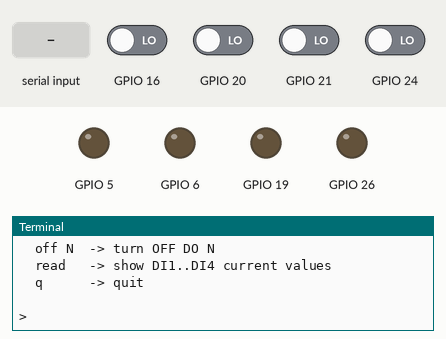
A program run on a simulated Raspberry Pi (BCM pin numbers). Parts: output pins drawn as LEDs (lit = HIGH), the last lines printed to the terminal. The inputs (shaded band) are chosen by the test bench; at power-on: GPIO 16, GPIO 20, GPIO 21, GPIO 24 LOW. The clock reads 2024-03-15 10:24:30 at power-on unless the program sets it; files the program writes start out absent.

Above: at 1.2 s.
1.3 s: "down" typed at the terminal, then Enter
At 2.5 s:
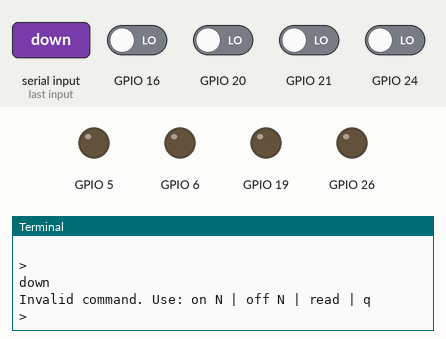
2.8 s: "up" typed at the terminal, then Enter
At 3.9 s:
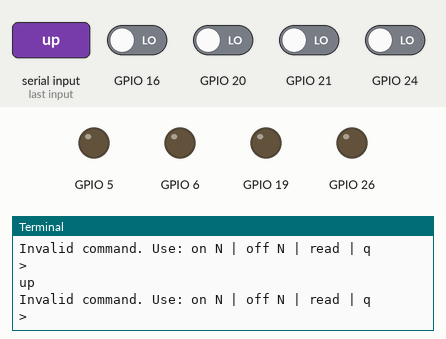
4.3 s: "read" typed at the terminal, then Enter
At 5.1 s:
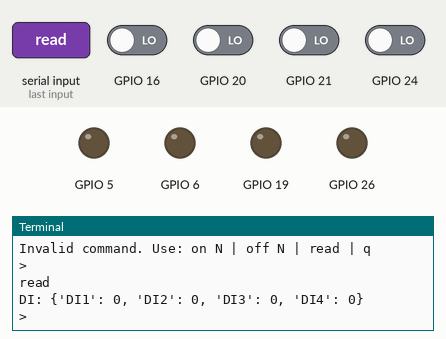
Timing chart, 0 to 7.3 s (numbered marks = the images above; inputs shaded):
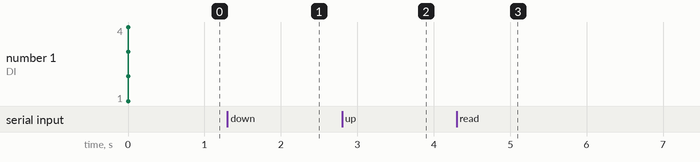

Measured:
- after the input at 1.3 s, the terminal: prints a new line at once (image 1)
- after the input at 2.8 s, the terminal: prints a new line at once (image 2)
- after the input at 4.3 s, the terminal: prints a new line at once (image 3)

The program:

hostp12_io.py
```python
#!/usr/bin/env python3
# hostp12_io.py — Snapshot DI1..DI4 + interactive control DO1..DO4
#
# What this script does:
#   1) On startup: takes a snapshot of all 4 digital inputs (DI1..DI4)
#      and saves the state into TXT + JSON reports under ./reports/
#   2) Then: starts an interactive loop where you can turn ON/OFF the
#      4 digital outputs (DO1..DO4) and manually read inputs.
#
# IoTBase HOST-P12 → Raspberry Pi GPIO mapping (BCM numbers):
#   DO1..DO4: AP0→GPIO5, AP1→GPIO6, AP2→GPIO19, AP3→GPIO26
#   DI1..DI4: AP4→GPIO24, AP5→GPIO16, AP6→GPIO20, AP7→GPIO21
#
# Usage:
#   sudo python3 hostp12_io_manufacturer.py
#   sudo python3 hostp12_io_manufacturer.py --pull up     # if inputs need pull-up
#   sudo python3 hostp12_io_manufacturer.py --pull off    # no pull resistors
#
# Interactive commands inside the script:
#   on N   -> set DO N to HIGH (N = 1..4)
#   off N  -> set DO N to LOW
#   read   -> read and print DI1..DI4 current values
#   q      -> quit
#
# Reports:
#   reports/<timestamp>_hostp12_inputs.txt
#   reports/<timestamp>_hostp12_inputs.json
#
# Tip for loopback testing:
#   Bridge output pins to input pins to observe changes, e.g.:
#     AP0 (DO1) ↔ AP4 (DI1)
#     AP1 (DO2) ↔ AP5 (DI2)
#     AP2 (DO3) ↔ AP6 (DI3)
#     AP3 (DO4) ↔ AP7 (DI4)

import RPi.GPIO as GPIO, time, json, os, datetime, sys, argparse

# APx → BCM mapping
AP_TO_BCM = {0:5,1:6,2:19,3:26,4:24,5:16,6:20,7:21}
DO_AP = [0,1,2,3]   # DO1..DO4
DI_AP = [4,5,6,7]   # DI1..DI4

REPORT_DIR="reports"
os.makedirs(REPORT_DIR, exist_ok=True)
ts=lambda: datetime.datetime.now().strftime("%Y%m%d_%H%M%S")

def setup(pulls="down"):
    """Configure DO as outputs (LOW by default) and DI as inputs with chosen pull."""
    GPIO.setmode(GPIO.BCM)
    # Outputs start LOW
    for ap in DO_AP:
        GPIO.setup(AP_TO_BCM[ap], GPIO.OUT, initial=GPIO.LOW)
    # Inputs with pull resistors
    pud = GPIO.PUD_DOWN if pulls=="down" else (GPIO.PUD_UP if pulls=="up" else GPIO.PUD_OFF)
    for ap in DI_AP:
        GPIO.setup(AP_TO_BCM[ap], GPIO.IN, pull_up_down=pud)

def snapshot_inputs():
    """Return dictionary with DI1..DI4 values."""
    di = {}
    for i, ap in enumerate(DI_AP, start=1):
        di[f"DI{i}"]= int(GPIO.input(AP_TO_BCM[ap]))
    return di

def write_reports(di_state):
    """Write snapshot results to TXT and JSON files."""
    meta = {
        "timestamp": ts(),
        "note":"HOST-P12 DI snapshot + DO interactive",
        "mapping":{"DO1-4":[AP_TO_BCM[a] for a in DO_AP],"DI1-4":[AP_TO_BCM[a] for a in DI_AP]}
    }
    txt = [ "# HOST-P12 Input Snapshot", f"Time: {meta['timestamp']}" ]
    txt += [ f"{k}: {v}" for k,v in di_state.items() ]
    txt_path = os.path.join(REPORT_DIR, f"{meta['timestamp']}_hostp12_inputs.txt")
    json_path= os.path.join(REPORT_DIR, f"{meta['timestamp']}_hostp12_inputs.json")
    open(txt_path,"w").write("\n".join(txt))
    open(json_path,"w").write(json.dumps({"meta":meta,"inputs":di_state}, indent=2))
    print("Snapshot saved in:")
    print(" ", txt_path)
    print(" ", json_path)

def interactive_loop():
    """Interactive shell to control DO and read DI."""
    print("\nControl outputs (DO1..DO4). Commands:")
    print("  on N   -> turn ON DO N  (N=1..4)")
    print("  off N  -> turn OFF DO N")
    print("  read   -> show DI1..DI4 current values")
    print("  q      -> quit\n")
    while True:
        try:
            cmd = input("> ").strip().lower()
        except (EOFError, KeyboardInterrupt):
            print("\nExiting...")
            break
        if cmd in ("q","quit","exit"):
            break
        if cmd=="read":
            di = snapshot_inputs()
            print("DI:", di); continue
        parts = cmd.split()
        if len(parts)==2 and parts[0] in ("on","off"):
            try:
                n = int(parts[1])
                assert 1 <= n <= 4
                ap = DO_AP[n-1]; bcm = AP_TO_BCM[ap]
                GPIO.output(bcm, GPIO.HIGH if parts[0]=="on" else GPIO.LOW)
                print(f"DO{n} -> {'ON' if parts[0]=='on' else 'OFF'}")
            except Exception:
                print("Invalid channel. Use 1..4.")
        else:
            print("Invalid command. Use: on N | off N | read | q")

def main():
    parser = argparse.ArgumentParser()
    parser.add_argument("--pull", choices=["down","up","off"], default="down",
                        help="Pull setting for DI inputs (default: down)")
    args = parser.parse_args()
    try:
        setup(args.pull)
        # Subtest 1: snapshot inputs at startup
        di = snapshot_inputs()
        print("# Snapshot DI1..DI4 at startup")
        for k,v in di.items():
            print(f"{k}: {v}")
        write_reports(di)
        # Subtest 2: interactive output control
        interactive_loop()
    finally:
        GPIO.cleanup()

if __name__=="__main__":
    main()
```
